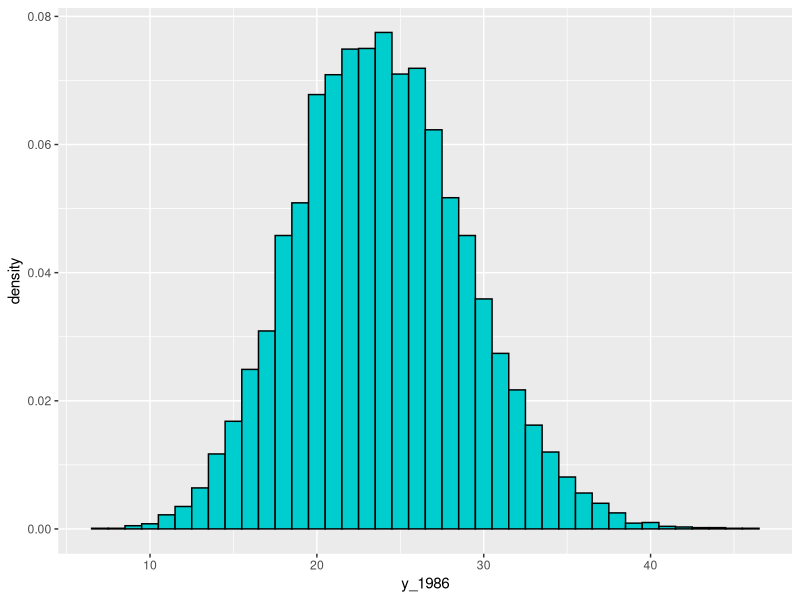
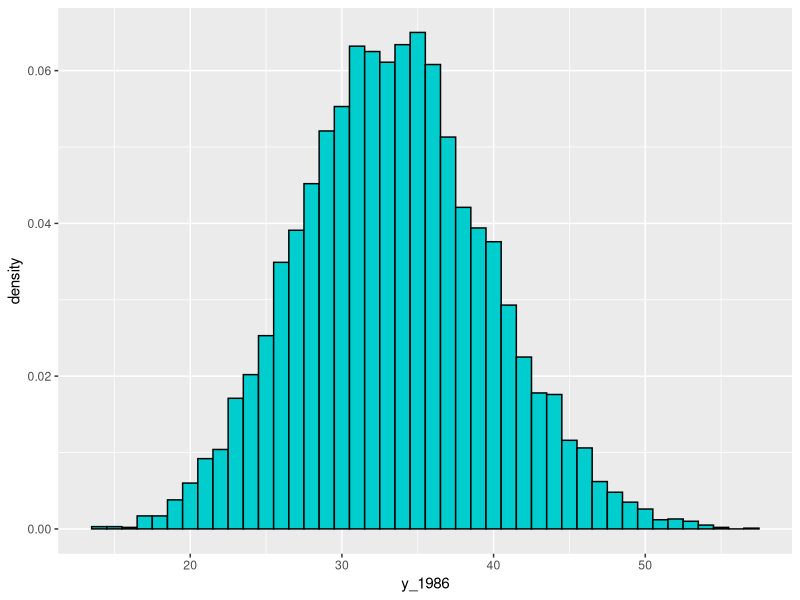
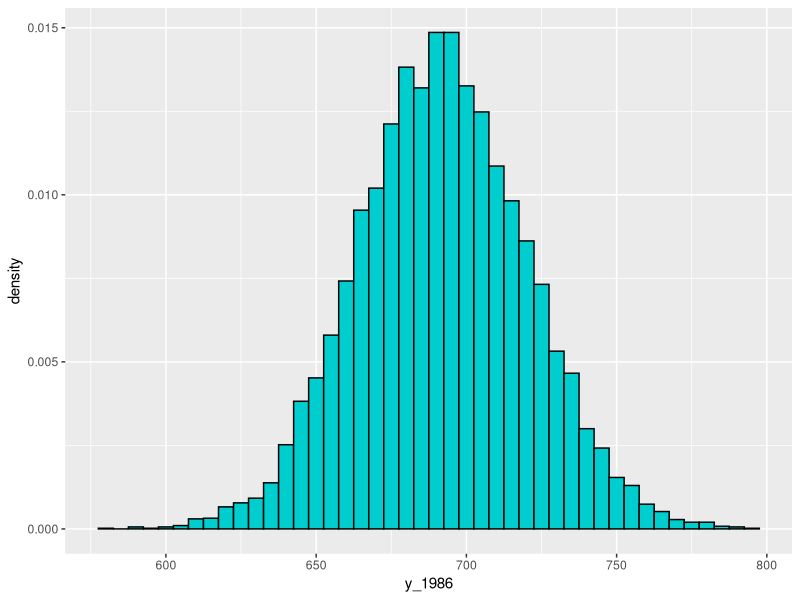
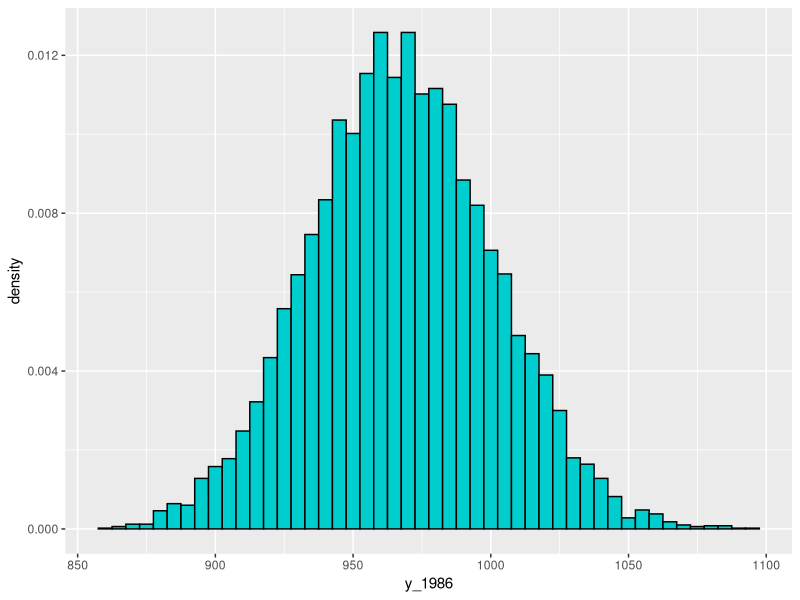

Here is the R script that generated these plots, in order:
library(ggplot2)
library(tibble)

# accident data
accident.data <- tibble(
  year = seq(1976, 1985),
  fatal.accidents = c(24, 25, 31, 31, 22, 21, 26, 20, 16, 22),
  passenger.deaths = c(734, 516, 754, 877, 814, 362, 764, 809, 223, 1066),
  death.rate = c(0.19, 0.12, 0.15, 0.16, 0.14, 0.06, 0.13, 0.13, 0.03, 0.15)
)

# alpha and beta for prior distribution
alpha <- 0.5
beta <- 0

# sample size
n <- 10000

# assume number of fatal accidents each year independent Poisson(theta)
# if y|theta ~ Poisson(theta) and theta ~ Gamma(alpha, beta) then
# posterior theta|y ~ Gamma(alpha + sum(y), beta + length(y))
theta <- rgamma(
  n,
  shape = alpha + sum(accident.data$fatal.accidents),
  rate = beta + length(accident.data$fatal.accidents)
)

y_1986 <- rpois(length(theta), theta)

g <- ggplot(data = tibble(y_1986))
g <- g + geom_histogram(
  mapping = aes(x = y_1986, y = ..density..),
  center = 0,
  binwidth = 1,
  colour = "black",
  fill = "cyan3"
)
print(g)

print("95% posterior interval for 1986:")
print(quantile(y_1986, probs = c(0.025, 0.975)))

# assume fatal accidents y are independent Poisson with constant rate and exposure
# proportional to the number of passenger miles flown, y_i ~ Poisson(theta * x_i) 
# then with prior on theta as above
# p(y|theta) proportional to theta^(sum_i y_i)exp(-sum_i x_i*theta)
# so theta|y ~ Gamma(alpha+sum_i y_i, beta+sum_i x_i)
theta <- rgamma(
  n,
  shape = alpha + sum(accident.data$fatal.accidents),
  rate = beta + sum(accident.data$passenger.deaths /
                      (accident.data$death.rate * 1000))
)

y_1986 <- rpois(length(theta), theta * 8)

g <- ggplot(data = tibble(y_1986))
g <- g + geom_histogram(
  mapping = aes(x = y_1986, y = ..density..),
  center = 0,
  binwidth = 1,
  colour = "black",
  fill = "cyan3"
)
print(g)


print("95% posterior interval for 1986:")
print(quantile(y_1986, probs = c(0.025, 0.975)))

# repeat the above replacing fatal accidents with passenger deaths

# assume number of passenger deaths each year independent Poisson(theta)
# if y|theta ~ Poisson(theta) and theta ~ Gamma(alpha, beta) then
# posterior theta|y ~ Gamma(alpha + sum(y), beta + length(y))
theta <- rgamma(
  n,
  shape = alpha + sum(accident.data$passenger.deaths),
  rate = beta + length(accident.data$passenger.deaths)
)

y_1986 <- rpois(length(theta), theta)

g <- ggplot(data = tibble(y_1986))
g <- g + geom_histogram(
  mapping = aes(x = y_1986, y = ..density..),
  center = 0,
  binwidth = 5,
  colour = "black",
  fill = "cyan3"
)
print(g)

print("95% posterior interval for 1986:")
print(quantile(y_1986, probs = c(0.025, 0.975)))


# assume passenger deaths y are independent Poisson with constant rate and exposure
# proportional to the number of passenger miles flown, y_i ~ Poisson(theta * x_i) 
# then with prior on theta as above
# p(y|theta) proportional to theta^(sum_i y_i)exp(-sum_i x_i*theta)
# so theta|y ~ Gamma(alpha+sum_i y_i, beta+sum_i x_i)
theta <- rgamma(
  n,
  shape = alpha + sum(accident.data$passenger.deaths),
  rate = beta + sum(accident.data$passenger.deaths /
                      (accident.data$death.rate * 1000))
)

y_1986 <- rpois(length(theta), theta * 8)

g <- ggplot(data = tibble(y_1986))
g <- g + geom_histogram(
  mapping = aes(x = y_1986, y = ..density..),
  center = 0,
  binwidth = 5,
  colour = "black",
  fill = "cyan3"
)
print(g)


print("95% posterior interval for 1986:")
print(quantile(y_1986, probs = c(0.025, 0.975)))
